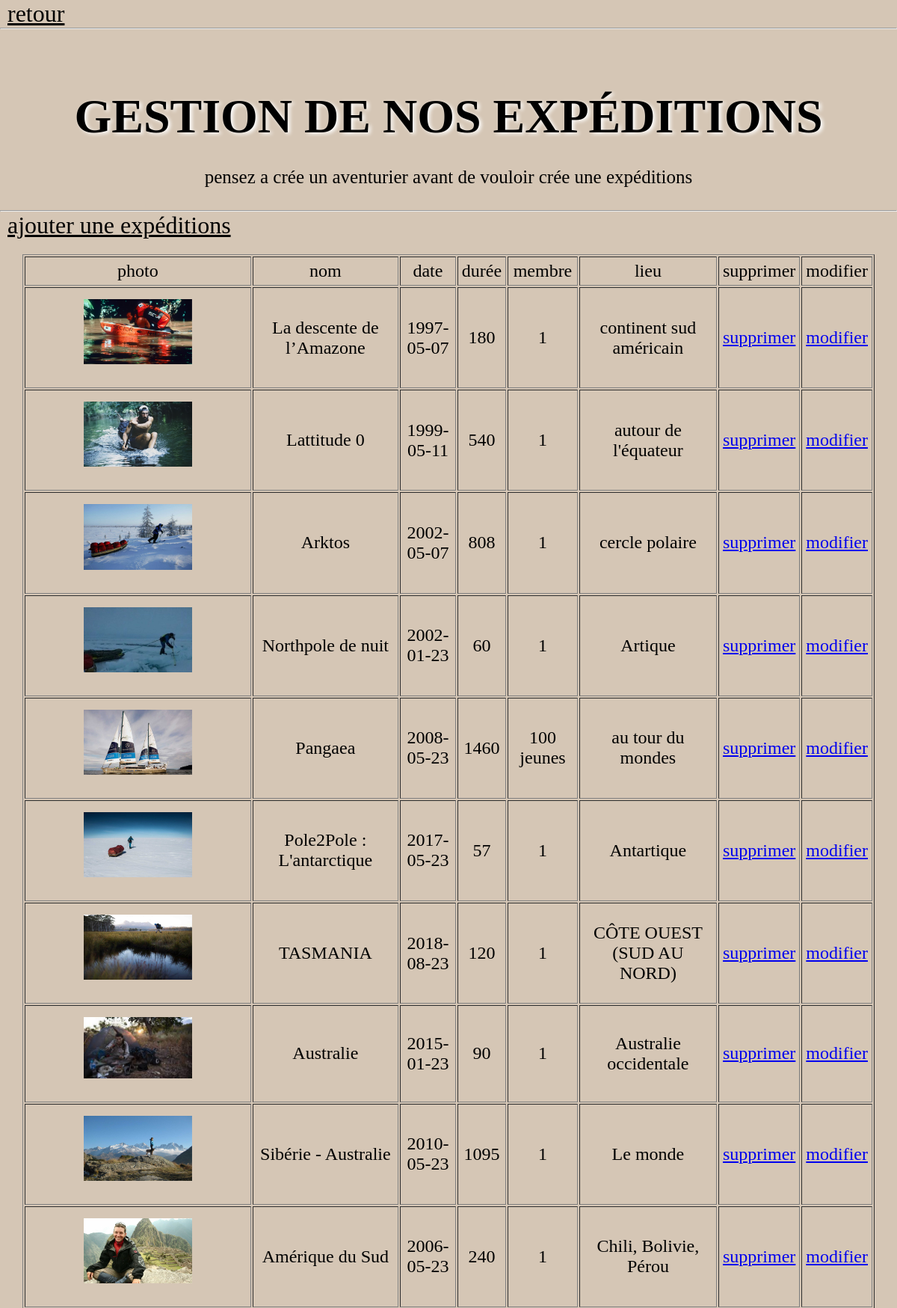
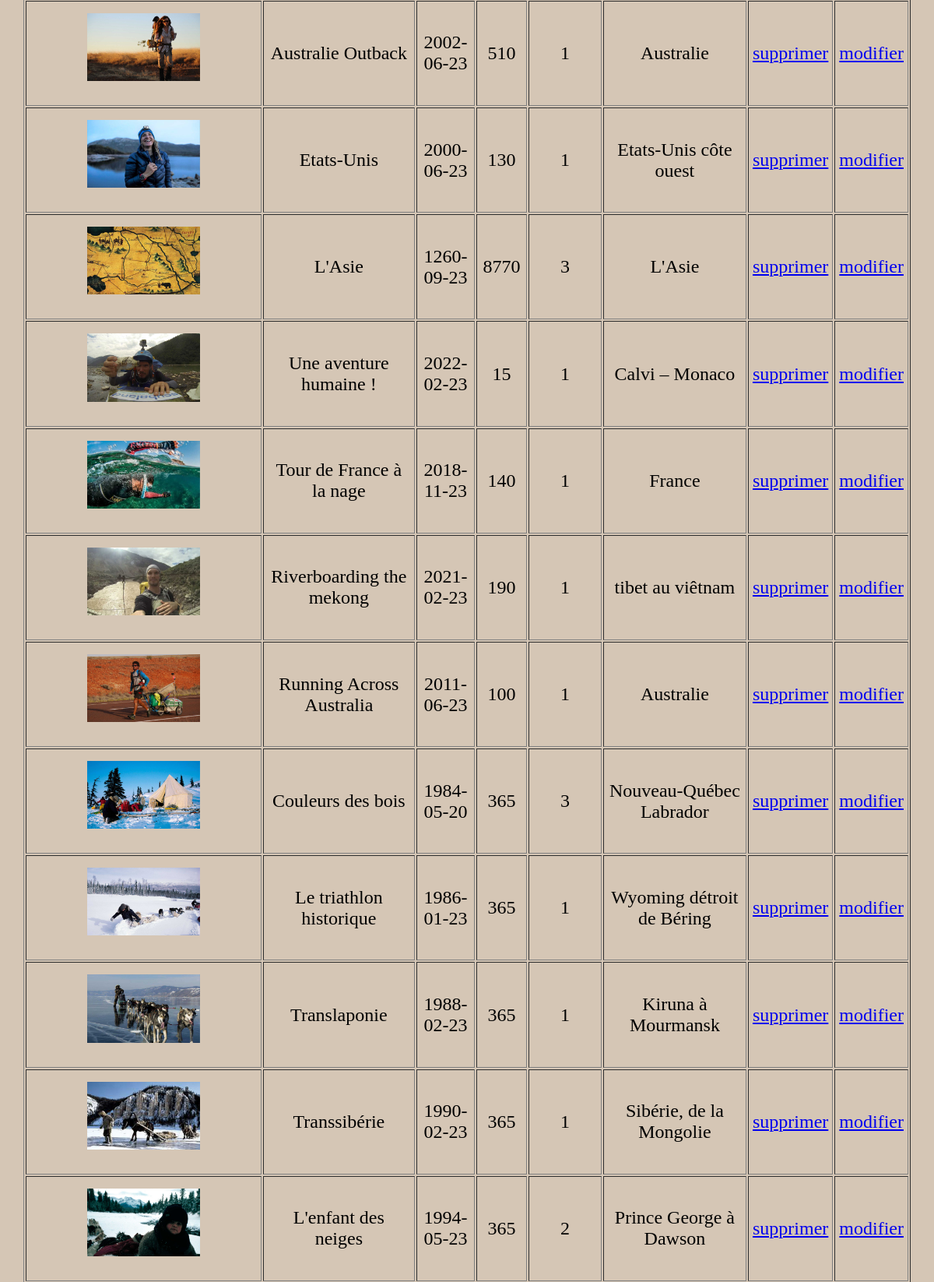
/admin/table1_gestion.php (upper part), run on the app's committed database (2 pictures, top to bottom).
### tables this page shows
CREATE TABLE `expedition` (
  `id_expe` int(25) NOT NULL AUTO_INCREMENT,
  `nom_expe` char(25) DEFAULT NULL,
  `date_expe` date DEFAULT NULL,
  `dure_expe` int(25) DEFAULT NULL,
  `membre_expe` char(25) DEFAULT NULL,
  `lieu_expe` char(25) DEFAULT NULL,
  `img_expe` varchar(100) DEFAULT NULL,
  `id_aven` int(25) DEFAULT NULL,
  PRIMARY KEY (`id_expe`),
  KEY `FK_expedition_id_aven` (`id_aven`),
  CONSTRAINT `FK_expedition_id_aven` FOREIGN KEY (`id_aven`) REFERENCES `aventurier` (`id_aven`)
);

### admin/table1_gestion.php (the view, shortened to what this page needs)
<!DOCTYPE html>
<html>
<head>
    <link rel="stylesheet" href="../css/style.css">
</head>
<body>
<a class="boutonretour" href="admin.php">retour</a>
	<hr>
<h1>gestion de nos expéditions</h1>
<p class="textintroadmin">pensez a crée un aventurier avant de vouloir crée une expéditions</p>
<hr>
<a class="boutonretour" href="table1_new_form.php">ajouter une expéditions</a>
<table border=1>
	<thead>
		<tr><td>photo</td><td>nom</td><td>date</td><td>durée</td><td>membre</td><td>lieu</td><td>supprimer</td><td>modifier</td></tr>
	</thead>
	<tbody>
<?php
$mabd = new PDO('mysql:host=localhost;dbname=sae203Base;charset=UTF8;', 'sae203User', 'Gui1598G$');
$mabd->query('SET NAMES utf8;');
$req = "SELECT * FROM expedition";
$resultat = $mabd->query($req);
foreach ($resultat as $value) {
    echo '<tr>' ;
    echo '<td> <img class="model" src="../images/uploads/'.$value['img_expe'] . '" alt="image explorateur"></td>';
    echo '<td>'.$value['nom_expe'] . '</td>';
    echo '<td>' . $value['date_expe'] . '</td>';
    echo '<td>' . $value['dure_expe'] . '</td>';
    echo '<td>' . $value['membre_expe'] . '</td>';
    echo '<td>' . $value['lieu_expe'] . '</td>';
    echo '<td> <a href="table1_delete.php?num='.$value['id_expe'].'" > supprimer </a> </td>';
    echo '<td> <a href="table1_update_form.php?num='.$value['id_expe'].'" > modifier </a> </td>';
    echo '</tr>';
}
?>
</tbody>
</table>
</body>
</html>

### css/style.css (style rules this page uses)
* { box-sizing: border-box; margin: 0; padding: 0; outline: none; overflow-x: hidden; }
body { background-color: #d5c6b5; }
h1 { color: #ffffff; margin-right: 20px; margin-left: 20px; text-transform: uppercase; text-align: center; }
.model { padding-top: 10px; height: 250px; padding-bottom: 20px; }
table { margin: 20px 30px 40px 30px; }
table td { font-size: 1.5em; text-align: center; padding: 5px; }
table .model { width: 50%; height: 50%; }
.boutonretour { font-size: 2em; padding: 10px; color: #000000; }
.textintroadmin { font-size: 25px; text-align: center; padding: 30px; }
@media screen and (min-width:480px) { h1 { color: #000000; font-size: 4em; text-shadow: 3px 2px 5px rgb(255, 255, 255); padding-top: 80px; } }
@media screen and (min-width:480px) { .model { width: 65%; } }

### data on the page
expedition: img_expe (picture), nom_expe "La descente de l’Amazone", date_expe "1997-05-07", dure_expe "180", membre_expe "1", lieu_expe "continent sud américain"
expedition: img_expe (picture), nom_expe "Lattitude 0", date_expe "1999-05-11", dure_expe "540", membre_expe "1", lieu_expe "autour de l'équateur"
expedition: img_expe (picture), nom_expe "Arktos", date_expe "2002-05-07", dure_expe "808", membre_expe "1", lieu_expe "cercle polaire"
expedition: img_expe (picture), nom_expe "Northpole de nuit", date_expe "2002-01-23", dure_expe "60", membre_expe "1", lieu_expe "Artique"
expedition: img_expe (picture), nom_expe "Pangaea", date_expe "2008-05-23", dure_expe "1460", membre_expe "100 jeunes", lieu_expe "au tour du mondes"
expedition: img_expe (picture), nom_expe "Pole2Pole : L'antarctique", date_expe "2017-05-23", dure_expe "57", membre_expe "1", lieu_expe "Antartique"
expedition: img_expe (picture), nom_expe "TASMANIA", date_expe "2018-08-23", dure_expe "120", membre_expe "1", lieu_expe "CÔTE OUEST (SUD AU NORD)"
expedition: img_expe (picture), nom_expe "Australie", date_expe "2015-01-23", dure_expe "90", membre_expe "1", lieu_expe "Australie occidentale"
expedition: img_expe (picture), nom_expe "Sibérie - Australie", date_expe "2010-05-23", dure_expe "1095", membre_expe "1", lieu_expe "Le monde"
expedition: img_expe (picture), nom_expe "Amérique du Sud", date_expe "2006-05-23", dure_expe "240", membre_expe "1", lieu_expe "Chili, Bolivie, Pérou"
expedition: img_expe (picture), nom_expe "Australie Outback", date_expe "2002-06-23", dure_expe "510", membre_expe "1", lieu_expe "Australie"
expedition: img_expe (picture), nom_expe "Etats-Unis", date_expe "2000-06-23", dure_expe "130", membre_expe "1", lieu_expe "Etats-Unis côte ouest"
expedition: img_expe (picture), nom_expe "L'Asie", date_expe "1260-09-23", dure_expe "8770", membre_expe "3", lieu_expe "L'Asie"
expedition: img_expe (picture), nom_expe "Une aventure humaine !", date_expe "2022-02-23", dure_expe "15", membre_expe "1", lieu_expe "Calvi – Monaco"
expedition: img_expe (picture), nom_expe "Tour de France à la nage", date_expe "2018-11-23", dure_expe "140", membre_expe "1", lieu_expe "France"
expedition: img_expe (picture), nom_expe "Riverboarding the mekong", date_expe "2021-02-23", dure_expe "190", membre_expe "1", lieu_expe "tibet au viêtnam"
expedition: img_expe (picture), nom_expe "Running Across Australia", date_expe "2011-06-23", dure_expe "100", membre_expe "1", lieu_expe "Australie"
expedition: img_expe (picture), nom_expe "Couleurs des bois", date_expe "1984-05-20", dure_expe "365", membre_expe "3", lieu_expe "Nouveau-Québec Labrador"
expedition: img_expe (picture), nom_expe "Le triathlon historique", date_expe "1986-01-23", dure_expe "365", membre_expe "1", lieu_expe "Wyoming détroit de Béring"
expedition: img_expe (picture), nom_expe "Translaponie", date_expe "1988-02-23", dure_expe "365", membre_expe "1", lieu_expe "Kiruna à Mourmansk"
expedition: img_expe (picture), nom_expe "Transsibérie", date_expe "1990-02-23", dure_expe "365", membre_expe "1", lieu_expe "Sibérie, de la Mongolie"
expedition: img_expe (picture), nom_expe "L'enfant des neiges", date_expe "1994-05-23", dure_expe "365", membre_expe "2", lieu_expe "Prince George à Dawson"
